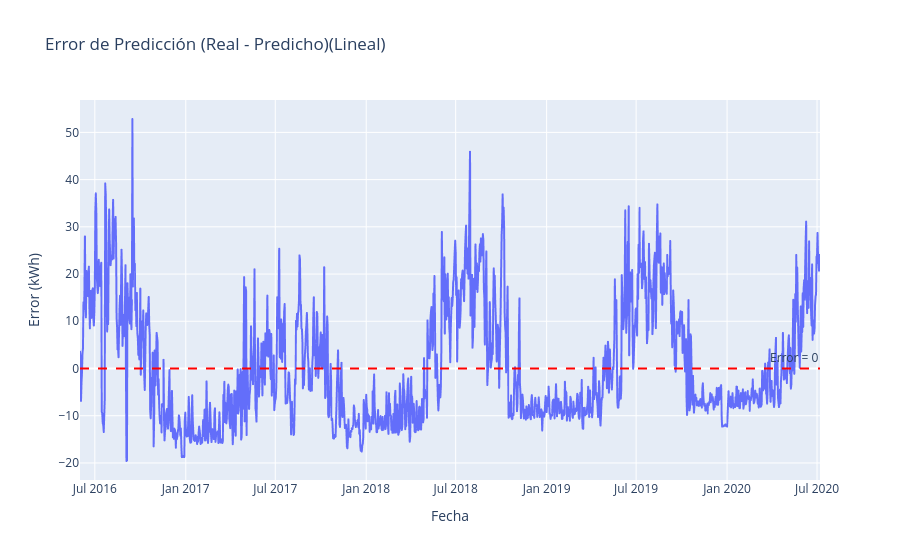

Notebook code cell kept with this figure:
### Markdown cell above
3. Grafique el error (Valor real - Valor predicho) para todo el intervalo de tiempo y responda ¿Hay un comportamiento estacional en la serie? [1 punto]

### Code cell
error_train = y_train - y_pred_train
error_test = y_test - y_pred_test

total_error=pd.concat([pd.Series(error_train, index=y_train.index), 
                        pd.Series(error_test, index=y_test.index)]).reset_index(drop=True)

fig = px.line(x=X['date'], y=total_error, 
              title='Error de Predicción (Real - Predicho)(Lineal)',
              labels={'x': 'Fecha', 'y': 'Error (kWh)'})
fig.add_hline(y=0, line_dash="dash", line_color="red", 
              annotation_text="Error = 0")
fig.show()

### Figure 1 — Plotly figure (JSON) as saved in the notebook; plotly's stock layout.template omitted (floating-point values rounded to 4 significant figures; data arrays with more than 128 entries replaced by an {"elided": "..."} marker saying what was removed)
{"data": [{"hovertemplate": "Fecha=%{x}<br>Error (kWh)=%{y}<extra></extra>", "legendgroup": "", "line": {"color": "#636efa", "dash": "solid"}, "marker": {"symbol": "circle"}, "mode": "lines", "name": "", "showlegend": false, "type": "scattergl", "x": {"elided": "1498 str values"}, "xaxis": "x", "y": {"elided": "1498 float values"}, "yaxis": "y"}], "layout": {"annotations": [{"showarrow": false, "text": "Error = 0", "x": 1, "xanchor": "right", "xref": "x domain", "y": 0, "yanchor": "bottom", "yref": "y"}], "legend": {"tracegroupgap": 0}, "shapes": [{"line": {"color": "red", "dash": "dash"}, "type": "line", "x0": 0, "x1": 1, "xref": "x domain", "y0": 0, "y1": 0, "yref": "y"}], "title": {"text": "Error de Predicción (Real - Predicho)(Lineal)"}, "xaxis": {"anchor": "y", "domain": [0, 1], "title": {"text": "Fecha"}}, "yaxis": {"anchor": "x", "domain": [0, 1], "title": {"text": "Error (kWh)"}}}}
